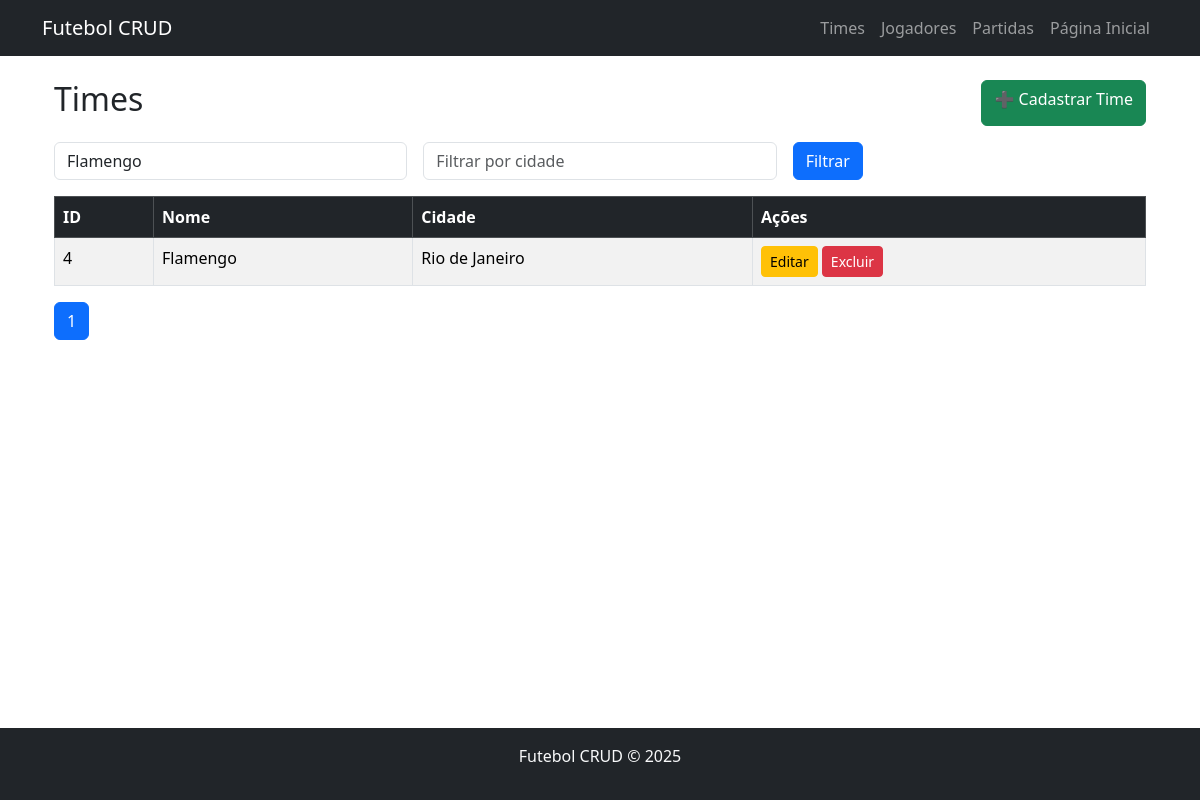
Page /public/times/read.php?nome=Flamengo on the committed database.
### tables this page shows
CREATE TABLE times (
    id INT AUTO_INCREMENT PRIMARY KEY,
    nome VARCHAR(100) NOT NULL,
    cidade VARCHAR(100) NOT NULL
);

### public/times/read.php (the view, shortened to what this page needs)
<?php
include('../../includes/db.php');
include('../../includes/header.php');
$nomeFiltro = $_GET['nome'] ?? '';
$cidadeFiltro = $_GET['cidade'] ?? '';
$pagina = $_GET['pagina'] ?? 1;
$itens_por_pagina = 10;
$offset = ($pagina - 1) * $itens_por_pagina;
$sqlCount = "SELECT COUNT(*) as total FROM times WHERE 1=1";
$paramsCount = [];
$typesCount = "";
if ($nomeFiltro) {
    $sqlCount .= " AND nome LIKE ?";
    $paramsCount[] = "%$nomeFiltro%";
    $typesCount .= "s";
}
$stmtCount = $conn->prepare($sqlCount);
if (!empty($paramsCount)) {
    $stmtCount->bind_param($typesCount, ...$paramsCount);
}
$stmtCount->execute();
$total_registros = $stmtCount->get_result()->fetch_assoc()['total'];
$total_paginas = ceil($total_registros / $itens_por_pagina);
$sql = "SELECT * FROM times WHERE 1=1";
$params = [];
$types = "";
if ($nomeFiltro) {
    $sql .= " AND nome LIKE ?";
    $params[] = "%$nomeFiltro%";
    $types .= "s";
}
$sql .= " ORDER BY nome ASC LIMIT ?, ?";
$params[] = $offset;
$params[] = $itens_por_pagina;
$types .= "ii";
$stmt = $conn->prepare($sql);
$stmt->bind_param($types, ...$params);
$stmt->execute();
$result = $stmt->get_result();
?>
<div class="container mt-4">
    <div class="d-flex justify-content-between mb-3">
        <h2>Times</h2>
        <a class="btn btn-success" href="create.php">➕ Cadastrar Time</a>
    </div>
    <form method="GET" class="row g-3 mb-3">
        <div class="col-md-4">
            <input type="text" name="nome" class="form-control" placeholder="Filtrar por nome"
                   value="<?= htmlspecialchars($nomeFiltro) ?>">
        </div>
        <div class="col-md-4">
            <input type="text" name="cidade" class="form-control" placeholder="Filtrar por cidade"
                   value="<?= htmlspecialchars($cidadeFiltro) ?>">
        </div>
        <div class="col-md-4">
            <button type="submit" class="btn btn-primary">Filtrar</button>
            </div>
    </form>
    <table class="table table-striped table-bordered">
        <thead class="table-dark">
            <tr>
                <th>ID</th>
                <th>Nome</th>
                <th>Cidade</th>
                <th>Ações</th>
            </tr>
        </thead>
        <tbody>
            <?php while($row = $result->fetch_assoc()): ?>
                <tr>
                    <td><?= $row['id'] ?></td>
                    <td><?= htmlspecialchars($row['nome']) ?></td>
                    <td><?= htmlspecialchars($row['cidade']) ?></td>
                    <td>
                        <a href="update.php?id=<?= $row['id'] ?>" class="btn btn-sm btn-warning">Editar</a>
                        <a href="delete.php?id=<?= $row['id'] ?>" class="btn btn-sm btn-danger"
                           onclick="return confirm('Deseja realmente excluir o time <?= $row['nome'] ?>?')">
                           Excluir
                        </a>
                    </td>
                </tr>
            <?php endwhile; ?>
        </tbody>
    </table>
    <nav>
        <ul class="pagination">
            <?php for ($i = 1; $i <= $total_paginas; $i++): ?>
                <li class="page-item <?= ($i == $pagina) ? 'active' : '' ?>">
                    <a class="page-link" href="?pagina=<?= $i ?>&nome=<?= $nomeFiltro ?>&cidade=<?= $cidadeFiltro ?>">
                        <?= $i ?>
                    </a>
                </li>
            <?php endfor; ?>
        </ul>
    </nav>
</div>
<?php include('../../includes/footer.php'); ?>
<link rel="stylesheet" href="../../style/style.css">

### style/style.css (style rules this page uses)
body { font-family: 'Segoe UI', Tahoma, Geneva, Verdana, sans-serif; }

### rows in the picture
times: id "4", nome "Flamengo", cidade "Rio de Janeiro"
